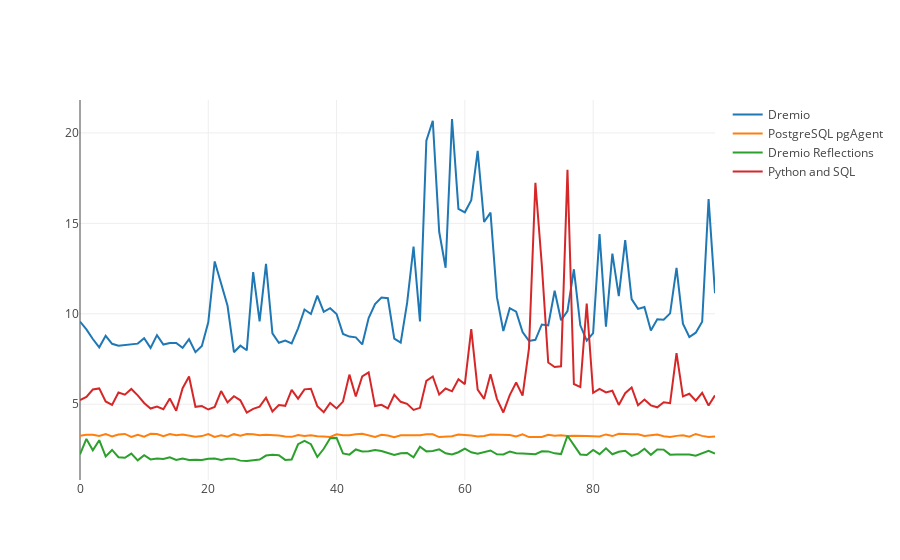

The code cell stored with this chart in its notebook:
### Code cell
SF_dremio_trace = go.Scatter(x=SF_dremio.index, y=SF_dremio['duration'], name = 'Dremio')
SF_dremio_reflections_trace = go.Scatter(x=SF_dremio_reflections.index, y=SF_dremio_reflections['duration'], name = 'Dremio Reflections')
SF_postgres_trace = go.Scatter(x=SF_postgres.index, y=SF_postgres['duration'], name = 'PostgreSQL pgAgent')
SF_pandas_race = go.Scatter(x=SF_pandas.index, y=SF_pandas['duration'], name = 'Pandas')
SF_python_sql_trace = go.Scatter(x=SF_python_sql.index, y=SF_python_sql['duration'], name = 'Python and SQL')



py.iplot([SF_dremio_trace
          , SF_postgres_trace
          , SF_dremio_reflections_trace
          , SF_python_sql_trace
         ])
